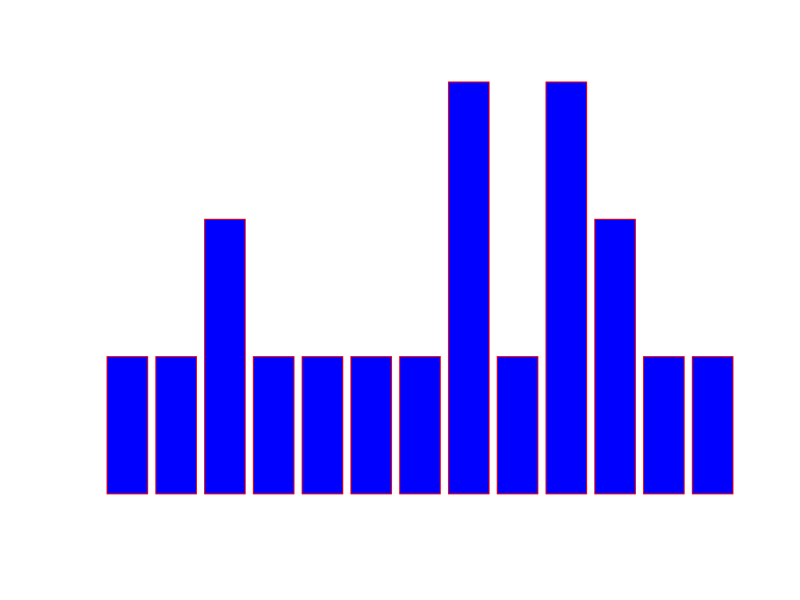

This figure's R source: (Note: this script raises an error after producing the figure.)
# Create the data for the chart.
H <- c(1,1,2,1,1,1,1,3,1,3,2,1,1)
M <- c("social","modi","win","obama","prime minister","mann ki baat", "facebook","twitter","leader")
# Give the chart file a name.
png(file = "barchart_text_minig12.png")
# Plot the bar chart.
barplot(H,names.arg=M,xlab="Keywords",ylab="Count",col="blue", main="Text Mining",border="red")
# Save the file.
dev.off()
barplot(H,names.arg=M,xlab="Keywords",ylab="Count",col="blue", main="Text Mining",border="red")
